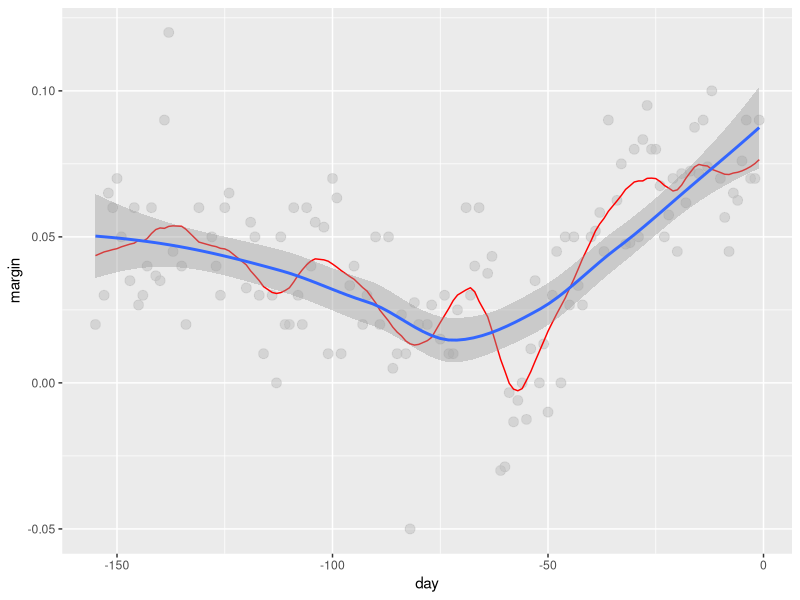

This figure's R source:
library(tidyverse)
library(caret)
library(dslabs)
total_days <- diff(range(polls_2008$day))
span <- 21/total_days
fit <- with(polls_2008,ksmooth(day,margin,x.points=day,kernel="box",bandwidth=7))

fit<- loess(margin ~ day ,degree=1,span=span,data=polls_2008)
polls_2008 %>%  mutate(smooth=fit$fitted) %>% ggplot(aes(day,margin))+geom_point(size=3,alpha=0.5,color="grey")+geom_line(aes(day,smooth),color="red")+geom_smooth()
